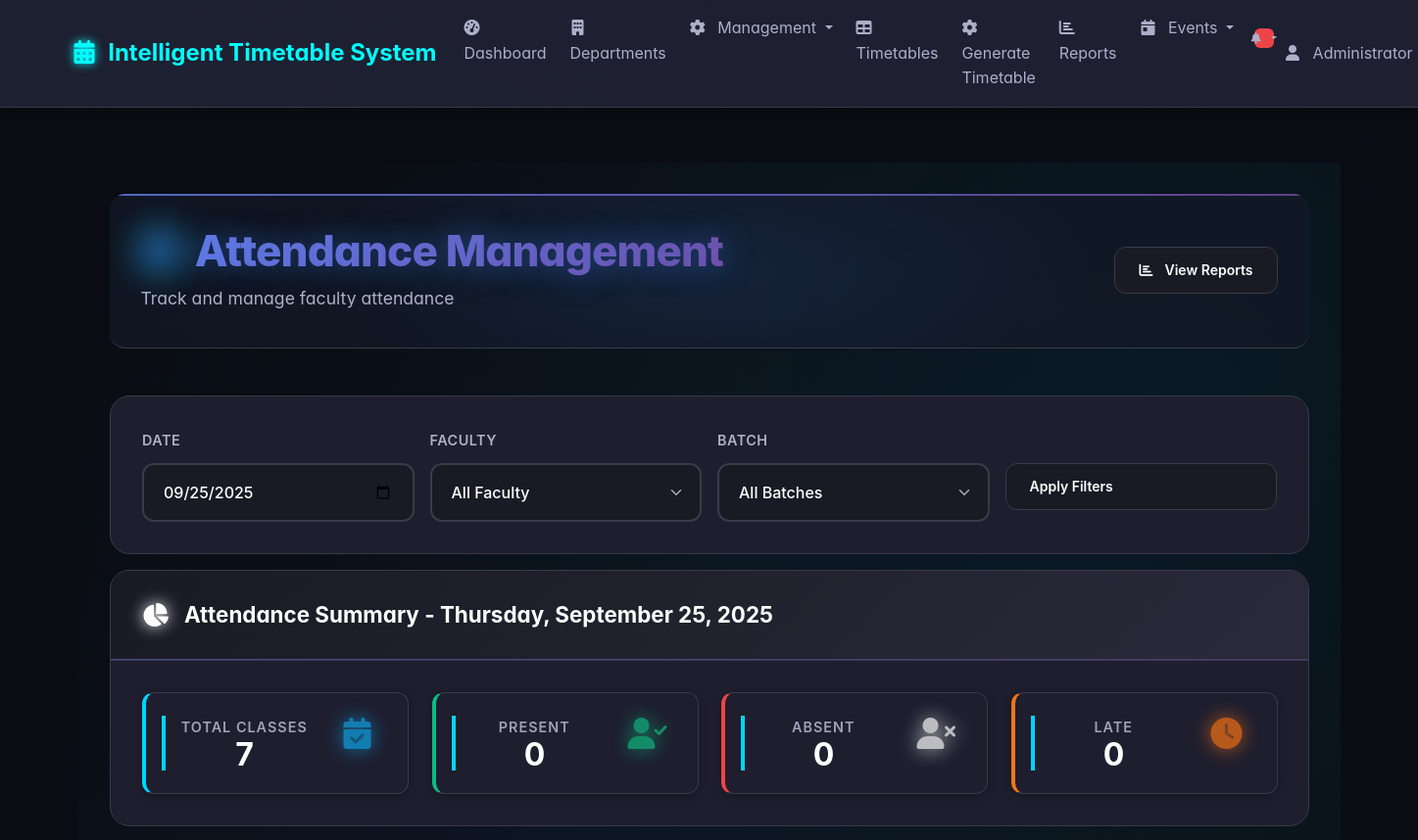
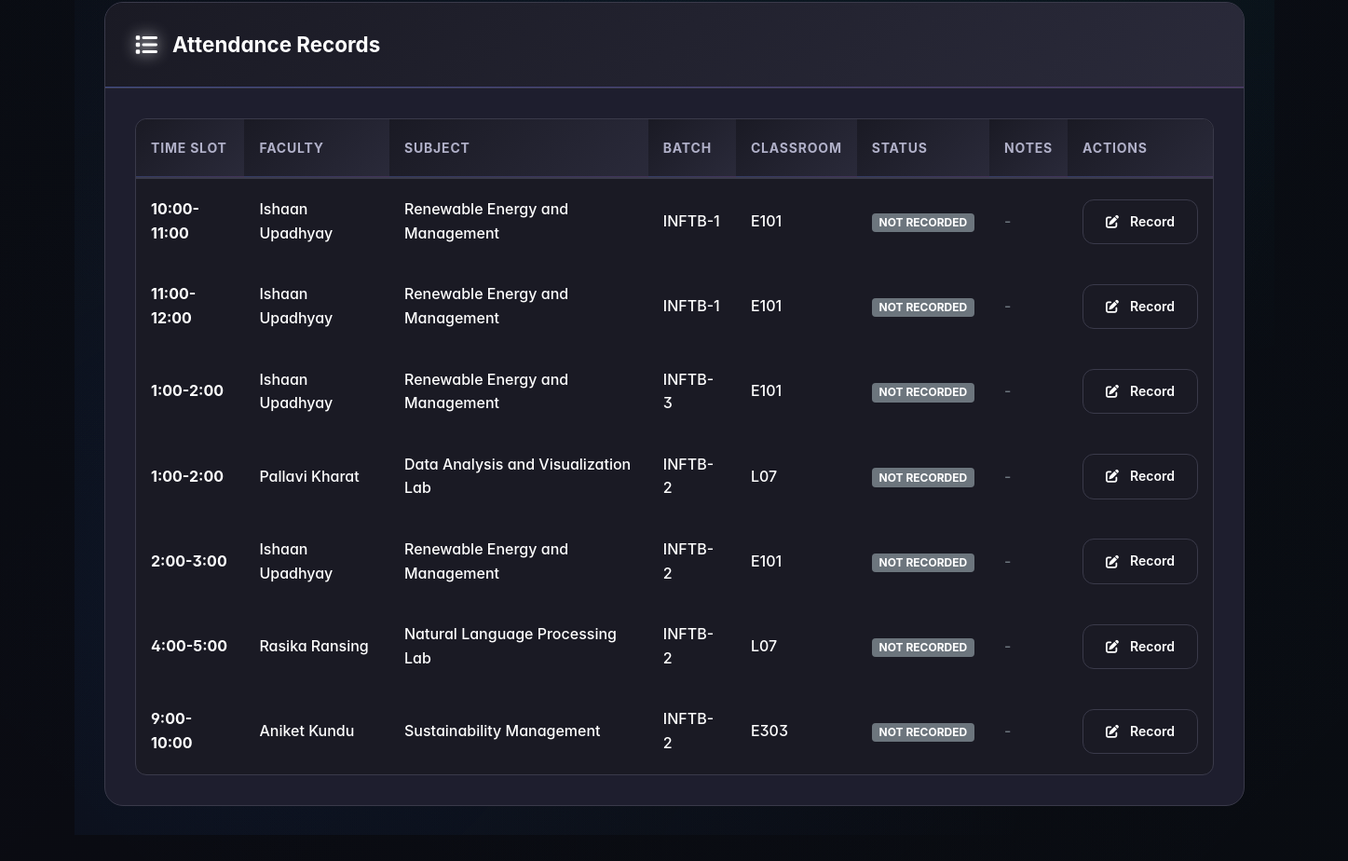
/attendance (signed in), run on an earlier commit of the app's database (2 pictures, top to bottom).
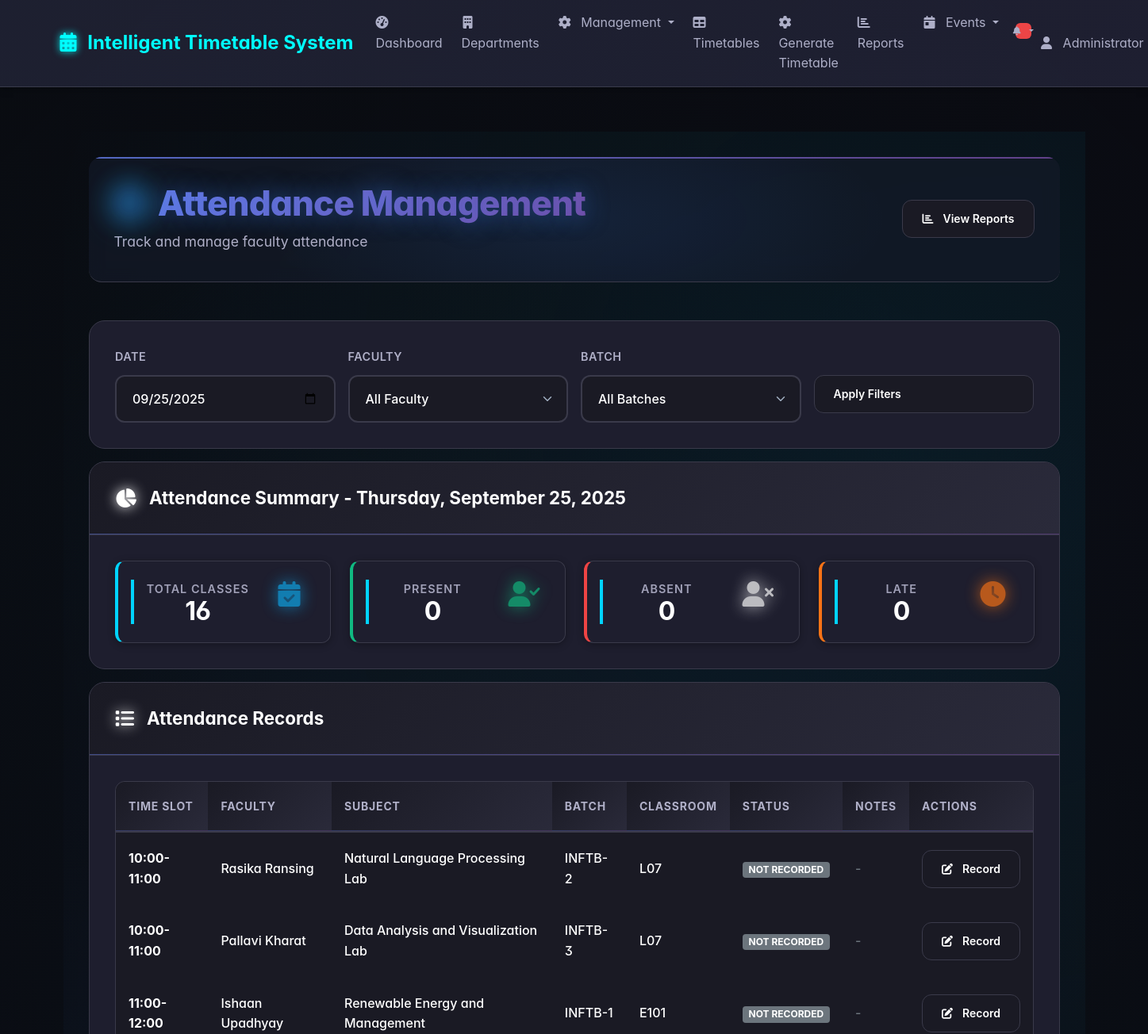
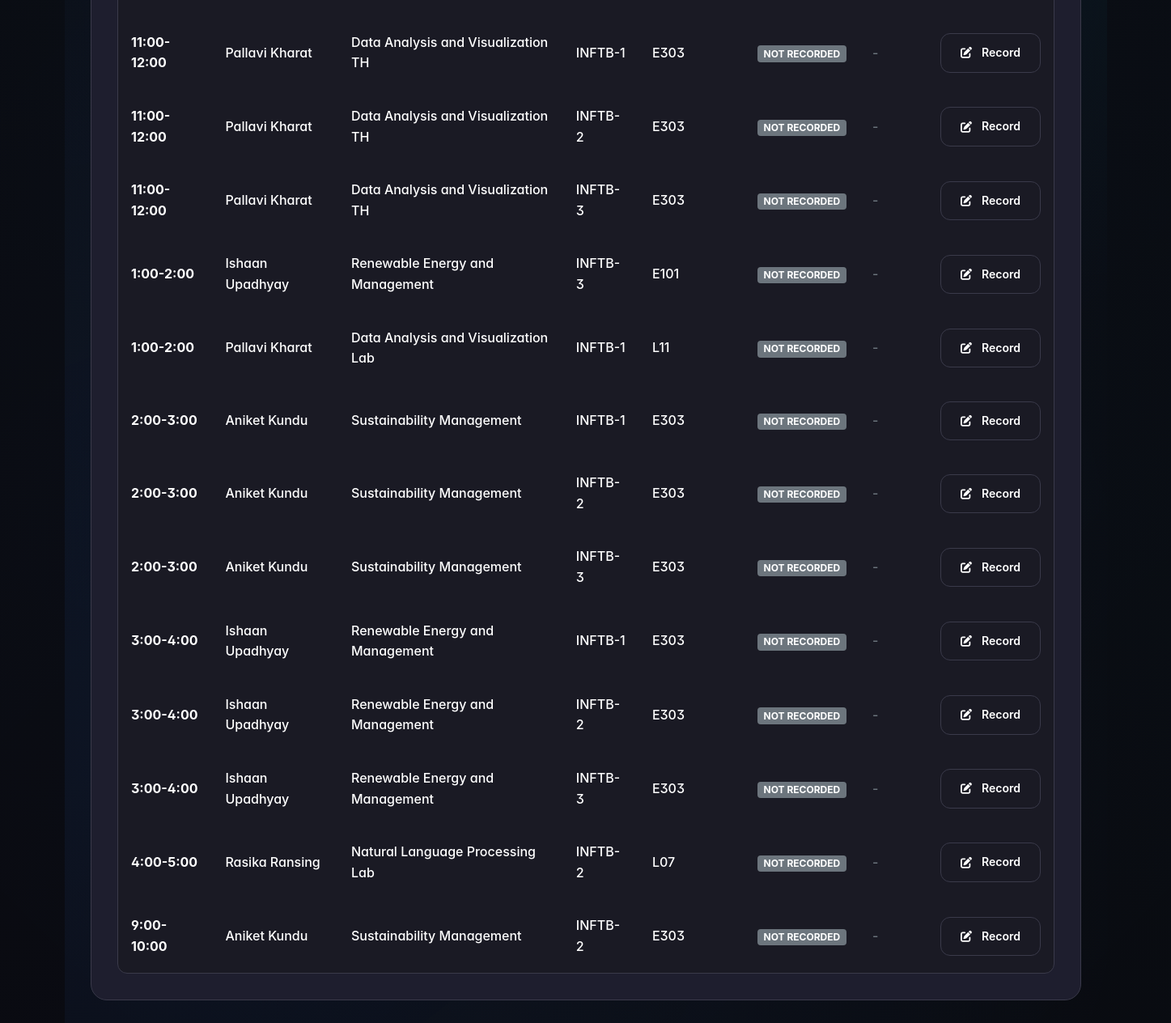
And on a later commit of the database (2 pictures, top to bottom).
### tables this page shows
CREATE TABLE timetable_slots (
            id INTEGER PRIMARY KEY AUTOINCREMENT,
            timetable_id INTEGER,
            batch_id INTEGER,
            day TEXT NOT NULL,
            time_slot TEXT NOT NULL,
            subject_id INTEGER,
            faculty_id INTEGER,
            classroom_id INTEGER,
            created_at DATETIME DEFAULT CURRENT_TIMESTAMP,
            FOREIGN KEY (timetable_id) REFERENCES timetables (id),
            FOREIGN KEY (batch_id) REFERENCES batches (id),
            FOREIGN KEY (subject_id) REFERENCES subjects (id),
            FOREIGN KEY (faculty_id) REFERENCES faculty (id),
            FOREIGN KEY (classroom_id) REFERENCES classrooms (id)
        );

CREATE TABLE faculty (
            id INTEGER PRIMARY KEY AUTOINCREMENT,
            name TEXT NOT NULL,
            employee_id TEXT UNIQUE NOT NULL,
            department_id INTEGER,
            max_hours_per_day INTEGER DEFAULT 8,
            preferred_times TEXT,
            created_at DATETIME DEFAULT CURRENT_TIMESTAMP,
            FOREIGN KEY (department_id) REFERENCES departments (id)
        );

CREATE TABLE subjects (
            id INTEGER PRIMARY KEY AUTOINCREMENT,
            name TEXT NOT NULL,
            code TEXT UNIQUE NOT NULL,
            department_id INTEGER,
            subject_type TEXT DEFAULT 'THEORY',
            classes_per_week INTEGER DEFAULT 3,
            created_at DATETIME DEFAULT CURRENT_TIMESTAMP,
            FOREIGN KEY (department_id) REFERENCES departments (id)
        );

CREATE TABLE batches (
            id INTEGER PRIMARY KEY AUTOINCREMENT,
            name TEXT NOT NULL,
            department_id INTEGER,
            semester INTEGER,
            strength INTEGER,
            created_at DATETIME DEFAULT CURRENT_TIMESTAMP,
            FOREIGN KEY (department_id) REFERENCES departments (id)
        );

CREATE TABLE classrooms (
            id INTEGER PRIMARY KEY AUTOINCREMENT,
            name TEXT NOT NULL,
            capacity INTEGER,
            type TEXT DEFAULT 'CLASSROOM',
            department_id INTEGER,
            created_at DATETIME DEFAULT CURRENT_TIMESTAMP,
            FOREIGN KEY (department_id) REFERENCES departments (id)
        );

### routes/attendance.py (the view)
@attendance_bp.route('/attendance')
@admin_required
def attendance():
    date_str = request.args.get('date', date.today().isoformat())
    faculty_id = request.args.get('faculty_id')
    batch_id = request.args.get('batch_id')
    try:
        selected_date = datetime.strptime(date_str, '%Y-%m-%d').date()
    except:
        selected_date = date.today()
    conn = sqlite3.connect('timetable.db')
    conn.row_factory = sqlite3.Row
    cursor = conn.cursor()
    day_name = selected_date.strftime('%A')
    query = '''
        SELECT ts.*,
               s.name as subject_name,
               f.name as faculty_name,
               c.name as classroom_name,
               b.name as batch_name,
               a.status as attendance_status,
               a.notes as attendance_notes
        FROM timetable_slots ts
        LEFT JOIN subjects s ON ts.subject_id = s.id
        LEFT JOIN faculty f ON ts.faculty_id = f.id
        LEFT JOIN classrooms c ON ts.classroom_id = c.id
        LEFT JOIN batches b ON ts.batch_id = b.id
        LEFT JOIN attendance a ON ts.id = a.timetable_slot_id AND a.date = ?
        WHERE ts.day = ?
    '''
    params = [selected_date.isoformat(), day_name]
    if faculty_id:
        query += ' AND ts.faculty_id = ?'
        params.append(faculty_id)
    if batch_id:
        query += ' AND ts.batch_id = ?'
        params.append(batch_id)
    query += ' ORDER BY ts.time_slot'
    cursor.execute(query, params)
    slots = cursor.fetchall()
    cursor.execute('SELECT id, name FROM faculty ORDER BY name')
    faculty_list = cursor.fetchall()
    cursor.execute('SELECT id, name FROM batches ORDER BY name')
    batches_list = cursor.fetchall()
    conn.close()
    return render_template('attendance.html',
                         slots=slots,
                         selected_date=selected_date,
                         faculty_list=faculty_list,
                         batches_list=batches_list,
                         selected_faculty=faculty_id,
                         selected_batch=batch_id)

### templates/attendance.html (shortened to what this page needs)
{% extends "base.html" %}
{% block content %}
<div class="dashboard-container">
    <div class="header-section">
        <div class="header-content">
            <div>
                <h1 class="main-title">
                    <i class="fas fa-check-circle title-icon"></i> Attendance Management
                </h1>
                <p class="welcome-text">Track and manage faculty attendance</p>
            </div>
            <a href="{{ url_for('attendance.attendance_reports') }}" class="action-btn action-cyan">
                <i class="fas fa-chart-bar"></i> View Reports
            </a>
        </div>
        <div class="header-glow"></div>
    </div>
    <div class="content-card mb-3">
        <div class="card-content">
            <form method="GET" class="row g-3">
                <div class="col-md-3">
                    <label class="form-label">Date</label>
                    <input type="date" class="form-control" name="date" value="{{ selected_date.isoformat() }}">
                </div>
                <div class="col-md-3">
                    <label class="form-label">Faculty</label>
                    <select class="form-select" name="faculty_id">
                        <option value="">All Faculty</option>
                    </select>
                </div>
                <div class="col-md-3">
                    <label class="form-label">Batch</label>
                    <select class="form-select" name="batch_id">
                        <option value="">All Batches</option>
                    </select>
                </div>
                <div class="col-md-3">
                    <label class="form-label">&nbsp;</label>
                    <button type="submit" class="action-btn action-blue w-100">Apply Filters</button>
                </div>
            </form>
        </div>
    </div>
    <div class="content-card mb-3">
        <div class="card-header">
            <h5 class="card-title">
                <i class="fas fa-chart-pie card-icon"></i> Attendance Summary - {{ selected_date.strftime('%A, %B %d, %Y') }}
            </h5>
        </div>
        <div class="card-content">
            <div class="row">
                <div class="col-md-3">
                    <div class="stat-card stat-info">
                        <div class="stat-content">
                            <div class="stat-info">
                                <div class="stat-label">Total Classes</div>
                                <div class="stat-value">{{ slots|length }}</div>
                            </div>
                            <div class="stat-icon">
                                <i class="fas fa-calendar-check"></i>
                            </div>
                        </div>
                    </div>
                </div>
                <div class="col-md-3">
                    <div class="stat-card stat-success">
                        <div class="stat-content">
                            <div class="stat-info">
                                <div class="stat-label">Present</div>
                                <div class="stat-value">
                                    {{ slots|selectattr('attendance_status', 'equalto', 'PRESENT')|list|length }}
                                </div>
                            </div>
                            <div class="stat-icon">
                                <i class="fas fa-user-check"></i>
                            </div>
                        </div>
                    </div>
                </div>
                <div class="col-md-3">
                    <div class="stat-card stat-danger">
                        <div class="stat-content">
                            <div class="stat-info">
                                <div class="stat-label">Absent</div>
                                <div class="stat-value">
                                    {{ slots|selectattr('attendance_status', 'equalto', 'ABSENT')|list|length }}
                                </div>
                            </div>
                            <div class="stat-icon">
                                <i class="fas fa-user-times"></i>
                            </div>
                        </div>
                    </div>
                </div>
                <div class="col-md-3">
                    <div class="stat-card stat-warning">
                        <div class="stat-content">
                            <div class="stat-info">
                                <div class="stat-label">Late</div>
                                <div class="stat-value">
                                    {{ slots|selectattr('attendance_status', 'equalto', 'LATE')|list|length }}
                                </div>
                            </div>
                            <div class="stat-icon">
                                <i class="fas fa-clock"></i>
                            </div>
                        </div>
                    </div>
                </div>
            </div>
        </div>
    </div>
    <div class="content-card">
        <div class="card-header">
            <h5 class="card-title">
                <i class="fas fa-list card-icon"></i> Attendance Records
            </h5>
        </div>
        <div class="card-content">
            {% if slots %}
            <div class="table-container">
                <table class="modern-table">
                    <thead>
                        <tr>
                            <th>Time Slot</th>
                            <th>Faculty</th>
                            <th>Subject</th>
                            <th>Batch</th>
                            <th>Classroom</th>
                            <th>Status</th>
                            <th>Notes</th>
                            <th>Actions</th>
                        </tr>
                    </thead>
                    <tbody>
                        {% for slot in slots %}
                        <tr class="table-row">
                            <td class="table-cell">
                                <strong>{{ slot.time_slot }}</strong>
                            </td>
                            <td class="table-cell">{{ slot.faculty_name }}</td>
                            <td class="table-cell">{{ slot.subject_name }}</td>
                            <td class="table-cell">{{ slot.batch_name }}</td>
                            <td class="table-cell">{{ slot.classroom_name }}</td>
                            <td class="table-cell">
                                <span class="badge bg-{% if slot.attendance_status == 'PRESENT' %}success{% elif slot.attendance_status == 'ABSENT' %}danger{% elif slot.attendance_status == 'LATE' %}warning{% else %}secondary{% endif %}">
                                    {{ slot.attendance_status or 'NOT RECORDED' }}
                                </span>
                            </td>
                            <td class="table-cell">
                                {% if slot.attendance_notes %}
                                <span class="text-muted">{{ slot.attendance_notes|truncate(20) }}</span>
                                {% else %}
                                <span class="text-muted">-</span>
                                {% endif %}
                            </td>
                            <td class="table-cell">
                                <button class="action-btn action-blue" data-bs-toggle="modal"
                                        data-bs-target="#attendanceModal"
                                        data-slot-id="{{ slot.id }}"
                                        data-faculty-id="{{ slot.faculty_id }}"
                                        data-batch-id="{{ slot.batch_id }}"
                                        data-current-status="{{ slot.attendance_status or '' }}"
                                        data-current-notes="{{ slot.attendance_notes or '' }}"
                                        data-faculty-name="{{ slot.faculty_name }}"
                                        data-subject-name="{{ slot.subject_name }}"
                                        data-time-slot="{{ slot.time_slot }}">
                                    <i class="fas fa-edit"></i> Record
                                </button>
                            </td>
                        </tr>
                        {% endfor %}
                    </tbody>
                </table>
            </div>
            {% endif %}
        </div>
    </div>
</div>
{% endblock %}

What changed in the data, as far as the page shows it:
removed timetable_slots: time_slot "10:00-11:00", faculty_name "Ishaan Upadhyay", subject_name "Renewable Energy and Management", batch_name "INFTB-1", classroom_name "E101", attendance_status "NOT RECORDED"
removed timetable_slots: time_slot "1:00-2:00", faculty_name "Pallavi Kharat", subject_name "Data Analysis and Visualization Lab", batch_name "INFTB-2", classroom_name "L07", attendance_status "NOT RECORDED"
removed timetable_slots: time_slot "2:00-3:00", faculty_name "Ishaan Upadhyay", subject_name "Renewable Energy and Management", batch_name "INFTB-2", classroom_name "E101", attendance_status "NOT RECORDED"
added timetable_slots: time_slot "10:00-11:00", faculty_name "Rasika Ransing", subject_name "Natural Language Processing Lab", batch_name "INFTB-2", classroom_name "L07", attendance_status "NOT RECORDED"
added timetable_slots: time_slot "10:00-11:00", faculty_name "Pallavi Kharat", subject_name "Data Analysis and Visualization Lab", batch_name "INFTB-3", classroom_name "L07", attendance_status "NOT RECORDED"
added timetable_slots: time_slot "11:00-12:00", faculty_name "Pallavi Kharat", subject_name "Data Analysis and Visualization TH", batch_name "INFTB-1", classroom_name "E303", attendance_status "NOT RECORDED"
added timetable_slots: time_slot "11:00-12:00", faculty_name "Pallavi Kharat", subject_name "Data Analysis and Visualization TH", batch_name "INFTB-2", classroom_name "E303", attendance_status "NOT RECORDED"
added timetable_slots: time_slot "11:00-12:00", faculty_name "Pallavi Kharat", subject_name "Data Analysis and Visualization TH", batch_name "INFTB-3", classroom_name "E303", attendance_status "NOT RECORDED"
added timetable_slots: time_slot "1:00-2:00", faculty_name "Pallavi Kharat", subject_name "Data Analysis and Visualization Lab", batch_name "INFTB-1", classroom_name "L11", attendance_status "NOT RECORDED"
added timetable_slots: time_slot "2:00-3:00", faculty_name "Aniket Kundu", subject_name "Sustainability Management", batch_name "INFTB-1", classroom_name "E303", attendance_status "NOT RECORDED"
added timetable_slots: time_slot "2:00-3:00", faculty_name "Aniket Kundu", subject_name "Sustainability Management", batch_name "INFTB-2", classroom_name "E303", attendance_status "NOT RECORDED"
added timetable_slots: time_slot "2:00-3:00", faculty_name "Aniket Kundu", subject_name "Sustainability Management", batch_name "INFTB-3", classroom_name "E303", attendance_status "NOT RECORDED"
added timetable_slots: time_slot "3:00-4:00", faculty_name "Ishaan Upadhyay", subject_name "Renewable Energy and Management", batch_name "INFTB-1", classroom_name "E303", attendance_status "NOT RECORDED"
added timetable_slots: time_slot "3:00-4:00", faculty_name "Ishaan Upadhyay", subject_name "Renewable Energy and Management", batch_name "INFTB-2", classroom_name "E303", attendance_status "NOT RECORDED"
added timetable_slots: time_slot "3:00-4:00", faculty_name "Ishaan Upadhyay", subject_name "Renewable Energy and Management", batch_name "INFTB-3", classroom_name "E303", attendance_status "NOT RECORDED"
Also different on the page:
{{ slots|length }}: "7" → "16"
